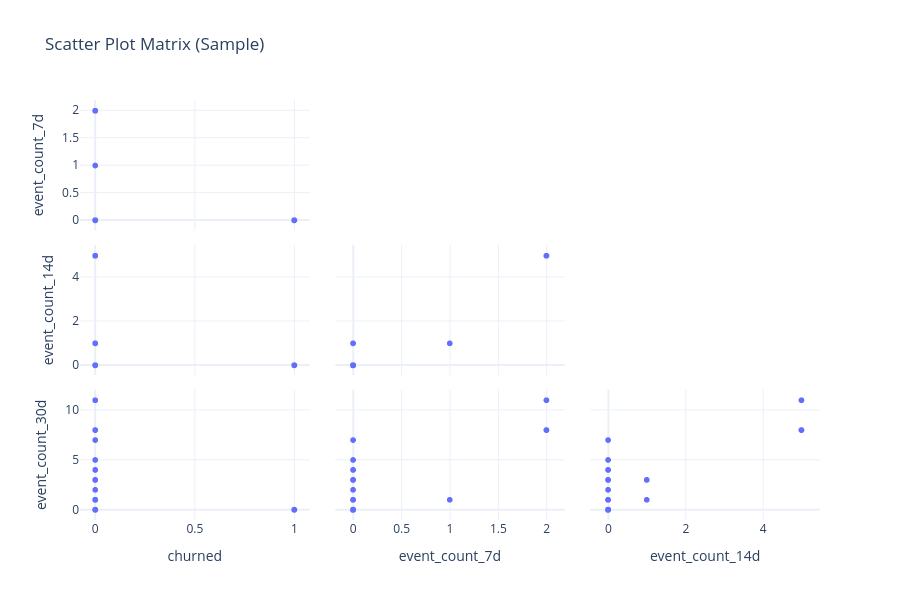

The code cell stored with this chart in its notebook:
### Markdown cell above
[//]: # (cr:doc name='5_7_scatter_plot_matrix_sample' id=003bfde3)
## 5.7 Scatter Plot Matrix (Sample)

Visual exploration of pairwise relationships between numeric features.

**📖 How to Read the Scatter Matrix:**
- **Diagonal**: Distribution of each feature (histogram or density)
- **Off-diagonal**: Scatter plot showing relationship between two features
- Each row/column represents one feature

**🔍 What to Look For:**

| Pattern | What It Means | Action |
|---------|--------------|--------|
| **Linear trend** (diagonal line of points) | Strong correlation | Check if redundant; may cause multicollinearity |
| **Curved pattern** | Non-linear relationship | Consider polynomial features or transformations |
| **Clusters/groups** | Natural segments in data | May benefit from segment-aware modeling |
| **Fan shape** (spreading out) | Heteroscedasticity | May need log transform or robust methods |
| **Random scatter** | No relationship | Features are independent |

**⚠️ Cautions:**
- Sample shown (max 1000 points) for performance - patterns may differ in full data
- Look for the same patterns in correlation matrix (section 4.2) to confirm

### Code cell
# @cr:code name='plot_scatter_pairs' id=528ee553
top_numeric = numeric_cols[:4] if len(numeric_cols) > 4 else numeric_cols

if len(top_numeric) >= 2:
    fig = charts.scatter_matrix(
        safe_sample(df[top_numeric], 1000),
        title="Scatter Plot Matrix (Sample)"
    )
    display_figure(fig)

### Figure 1 — Plotly figure (JSON) as saved in the notebook; plotly's stock layout.template omitted (floating-point values rounded to 4 significant figures; data arrays with more than 128 entries replaced by an {"elided": "..."} marker saying what was removed)
{"data": [{"diagonal": {"visible": false}, "dimensions": [{"axis": {"matches": true}, "label": "churned", "values": {"elided": "1000 int values"}}, {"axis": {"matches": true}, "label": "event_count_7d", "values": {"elided": "1000 int values"}}, {"axis": {"matches": true}, "label": "event_count_14d", "values": {"elided": "1000 int values"}}, {"axis": {"matches": true}, "label": "event_count_30d", "values": {"elided": "1000 int values"}}], "hovertemplate": "%{xaxis.title.text}=%{x}<br>%{yaxis.title.text}=%{y}<extra></extra>", "legendgroup": "", "marker": {"color": "#636efa", "symbol": "circle"}, "name": "", "showlegend": false, "showupperhalf": false, "type": "splom"}], "layout": {"autosize": true, "dragmode": "select", "height": 600, "legend": {"tracegroupgap": 0}, "title": {"text": "Scatter Plot Matrix (Sample)"}}}
